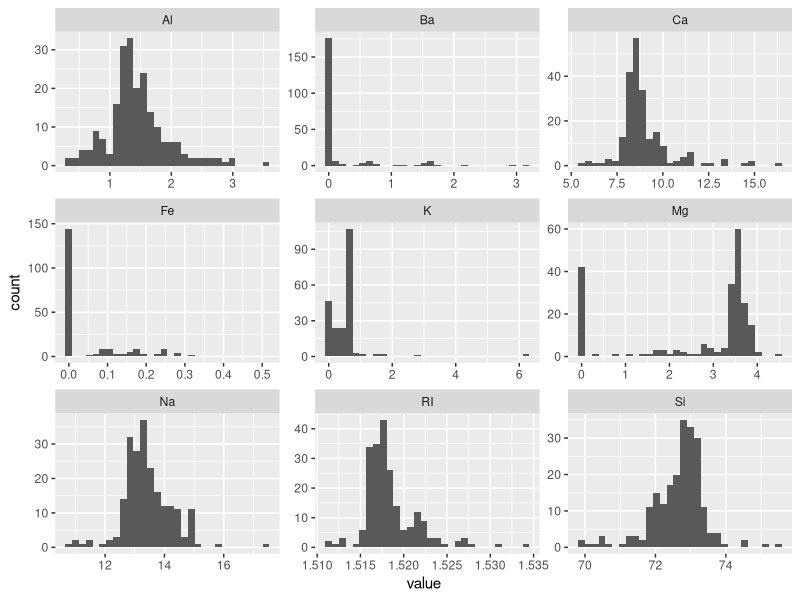
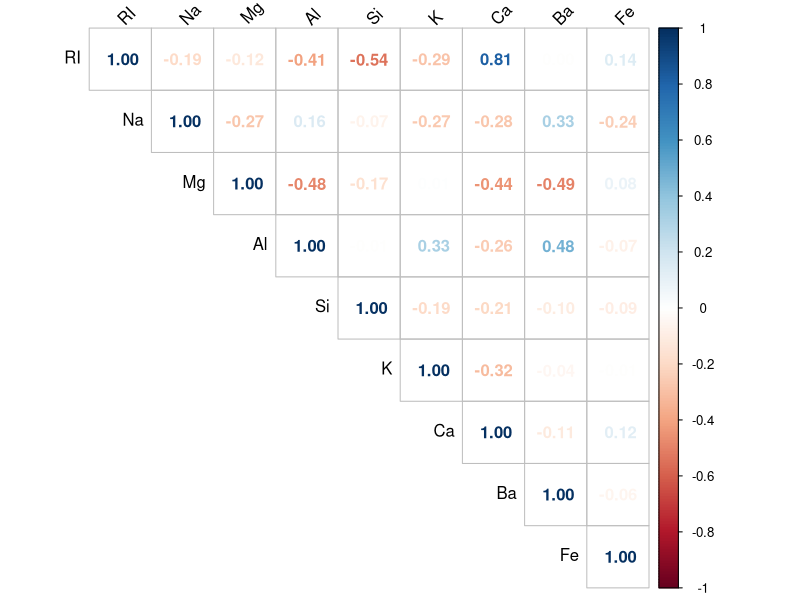
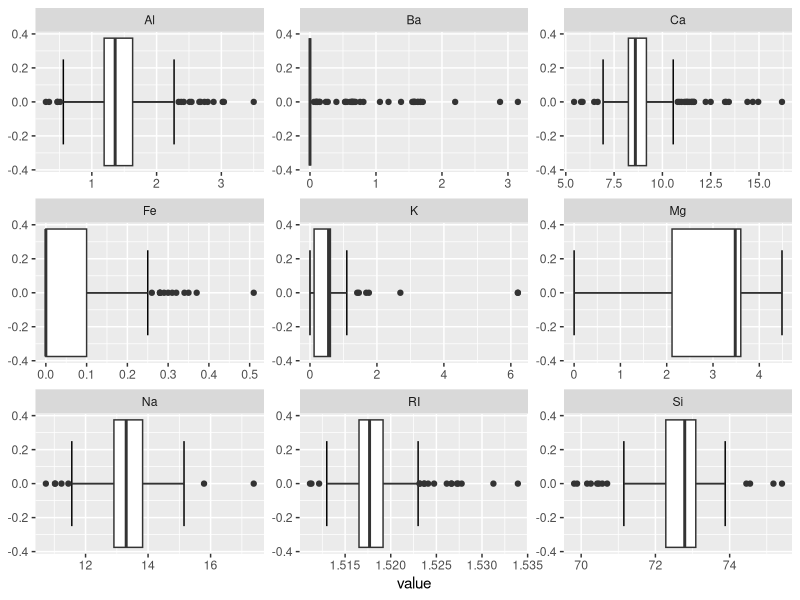
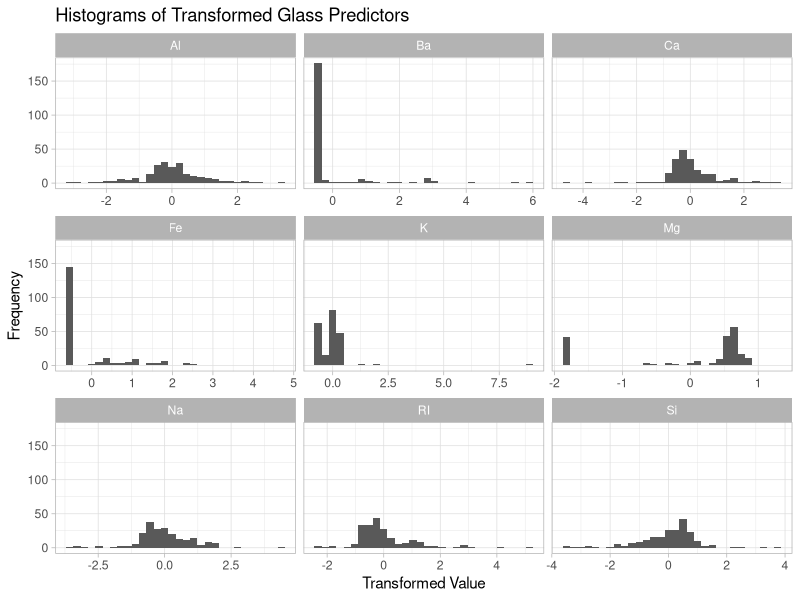
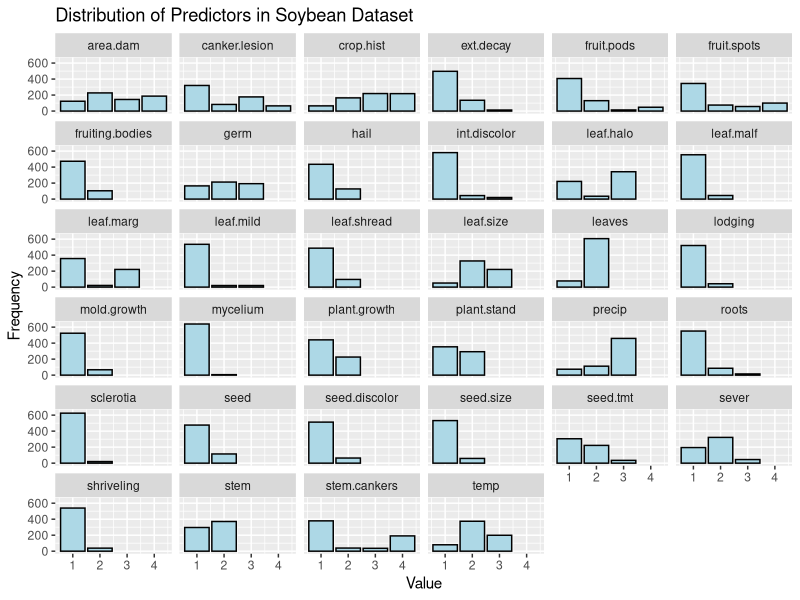

Generate these figures, in order, with R:
## ---- chunk 1
library(mlbench)
data(Glass)
str(Glass)
## ---- chunk 2
# Load necessary libraries
library(corrplot)
library(tidyverse)
library(caret)
library(mice)
## ---- chunk 3
# Histograms for each predictor variable
Glass %>% select(-c(Type)) %>% 
  gather() %>% 
  ggplot(aes(x = value)) + geom_histogram(bins=30) + facet_wrap(~key, scales = 'free')

# Correlation heatmap
cor_matrix <- cor(Glass[,1:9])
corrplot(cor_matrix, method = "number", type = "upper", tl.col = "black", tl.srt = 45)

## ---- chunk 4
# Boxplots for each predictor variable

Glass %>% select(-c(Type)) %>% 
  gather() %>% 
  ggplot(aes(x = value)) + 
  stat_boxplot(geom = "errorbar", width = 0.5) + 
  geom_boxplot() + 
  facet_wrap(~key, scales = 'free')
## ---- chunk 5
# Perform Box-Cox transformation along with centering and scaling
transformation_model <- preProcess(Glass, method = c("BoxCox", "center", "scale"))

# Apply the transformations to the Glass dataset
Glass_modified <- predict(transformation_model, Glass)

# Exclude the target variable and reshape the data for visualization
Glass_modified %>%
  select(-Type) %>%
  pivot_longer(cols = everything()) %>%
  
  # Plot histograms of each transformed predictor
  ggplot(aes(x = value)) +
  geom_histogram(bins = 30) +
  facet_wrap(~name, scales = 'free_x') +
  theme_light() +
  labs(title = "Histograms of Transformed Glass Predictors", x = "Transformed Value", y = "Frequency")
## ---- chunk 6
library(mlbench)
data(Soybean)
## ---- chunk 7
# Transforming the Soybean dataset for analysis
Soybean_cleaned <- Soybean %>%
  select(-Class) %>%
  mutate(across(where(is.factor), as.numeric)) %>%
  pivot_longer(cols = -c(date), names_to = "Variable", values_to = "Value")

# Distribution of Predictors
ggplot(Soybean_cleaned, aes(x = Value)) +
  geom_histogram(fill = "lightblue", color = "black", stat="count") +
  facet_wrap(vars(Variable)) +
  labs(title = "Distribution of Predictors in Soybean Dataset",
       x = "Value",
       y = "Frequency") 

# Summarize the categorical predictors
summary(Soybean)
## ---- chunk 8
# Count the number of observations with a missing value by predictor variable
colSums_Missing_Count <- data.frame(colSums(is.na(Soybean)))

# Name the column for the NA count
colnames(colSums_Missing_Count) <- "NA.Count"

# Convert the index column into a named column to keep the variable names
colSums_Missing_Count <- cbind(Variable = rownames(colSums_Missing_Count), colSums_Missing_Count)
rownames(colSums_Missing_Count) <- 1:nrow(colSums_Missing_Count)

# Sort by the missing count in descending order
colSums_Missing_Count <- colSums_Missing_Count[order(-colSums_Missing_Count$NA.Count),]

# Output the results
(colSums_Missing_Count)
## ---- chunk 9
# Identify predictors with near-zero variance
nzv <- nearZeroVar(Soybean, saveMetrics = TRUE)
print(nzv)

# Remove near-zero variance predictors
Soybean_clean <- Soybean[, -nzv$nzv]

# Impute missing data using predictive mean matching for numeric variables
imputed_data <- mice(Soybean_clean, m = 5, maxit = 5, method = "norm.predict", seed = 500)

Soybean_imputed <- complete(imputed_data, 1)
